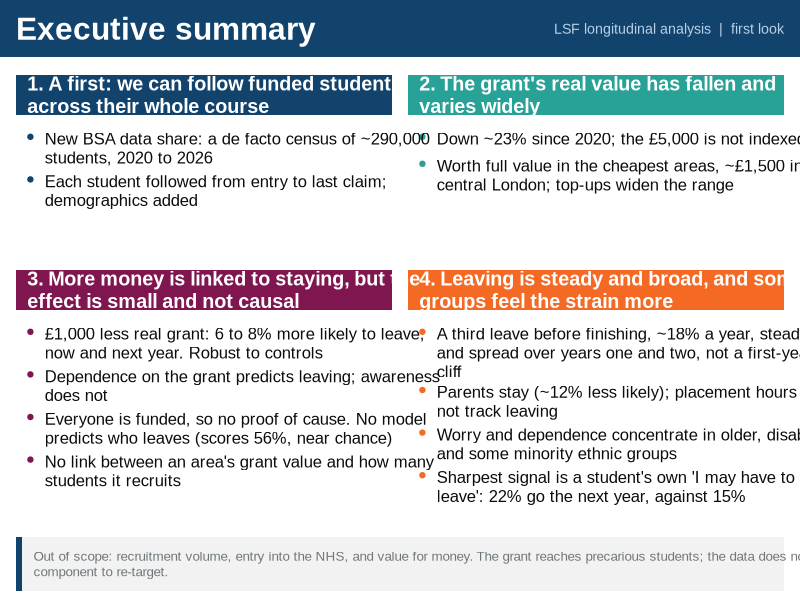

Reproduce this figure in R.
# ===========================================================================
# exec_summary_slide.R
# Renders the LSF executive summary as a 16:9 slide PNG (DHSC / GSS style).
# Dependencies: ggplot2 + stringr only. Save the PNG, drop it into PowerPoint.
#   source("exec_summary_slide.R")  ->  writes exec_summary.png
# ===========================================================================
suppressMessages({ library(ggplot2); library(stringr) })

GBP <- "£"   # pound sign, built by escape so the source stays ASCII-safe

# ---- content ---------------------------------------------------------------
ideas <- list(
  list(n="1", col="#12436D",
       head="A first: we can follow funded students across their whole course",
       bul=c(
         paste0("New BSA data share: a de facto census of ~290,000 students, 2020 to 2026"),
         "Each student followed from entry to last claim; demographics added")),
  list(n="2", col="#28A197",
       head="The grant's real value has fallen and varies widely",
       bul=c(
         paste0("Down ~23% since 2020; the ", GBP, "5,000 is not indexed"),
         paste0("Worth full value in the cheapest areas, ~", GBP, "1,500 in central London; top-ups widen the range"))),
  list(n="3", col="#801650",
       head="More money is linked to staying, but the effect is small and not causal",
       bul=c(
         paste0(GBP, "1,000 less real grant: 6 to 8% more likely to leave, now and next year. Robust to controls"),
         "Dependence on the grant predicts leaving; awareness does not",
         "Everyone is funded, so no proof of cause. No model predicts who leaves (scores 56%, near chance)",
         "No link between an area's grant value and how many students it recruits")),
  list(n="4", col="#F46A25",
       head="Leaving is steady and broad, and some groups feel the strain more",
       bul=c(
         "A third leave before finishing, ~18% a year, steady and spread over years one and two, not a first-year cliff",
         "Parents stay (~12% less likely); placement hours do not track leaving",
         "Worry and dependence concentrate in older, disabled and some minority ethnic groups",
         "Sharpest signal is a student's own 'I may have to leave': 22% go the next year, against 15%"))
)
scope <- paste0("Out of scope: recruitment volume, entry into the NHS, and value for money. ",
                "The grant reaches precarious students; the data does not say which component to re-target.")

ink <- "#0B0C0C"; grey <- "#6F777B"

# ---- layout engine ---------------------------------------------------------
# two flowing columns on a 0-100 canvas. Left = ideas 1,3; right = ideas 2,4
# (six bullets each, so the columns balance). Title band + scope footer.
columns <- list(
  list(x0=2,  x1=49, ideas=c(1,3)),
  list(x0=51, x1=98, ideas=c(2,4))
)

rects <- data.frame(); pts <- data.frame(); txt <- data.frame()
WRAP   <- 54          # wrap width in characters for bullets
LH     <- 2.6         # y-units per wrapped text line
HEAD_H <- 6.6         # header bar height
TOP    <- 87.5        # top of the content area
IDEA_GAP <- 3.0       # gap between stacked ideas
BUL_GAP  <- 1.9       # gap between bullets
FOOT_TOP <- 12.5      # bottom content must clear this; footer sits below

ROW2 <- 55            # fixed top for the second idea in each column, so headers align

for (col in columns) {
  y <- TOP
  ri <- 0
  for (k in col$ideas) {
    ri <- ri + 1
    if (ri == 2) y <- ROW2            # align the lower headers across columns
    a <- ideas[[k]]
    # header bar
    rects <- rbind(rects, data.frame(xmin=col$x0, xmax=col$x1, ymin=y-HEAD_H, ymax=y, fill=a$col))
    hd <- str_wrap(paste0(a$n, ".  ", a$head), width = 44)
    txt <- rbind(txt, data.frame(x=col$x0+1.4, y=y-HEAD_H/2, label=hd, col="white",
                                 size=5.0, face="bold", hjust=0, vjust=0.5, family="Arial"))
    y <- y - HEAD_H - 3.0
    # bullets
    for (b in a$bul) {
      w  <- str_wrap(b, width = WRAP)
      nl <- length(strsplit(w, "\n")[[1]])
      pts <- rbind(pts, data.frame(x=col$x0+1.8, y=y-0.7, col=a$col))
      txt <- rbind(txt, data.frame(x=col$x0+3.6, y=y, label=w, col=ink,
                                   size=4.2, face="plain", hjust=0, vjust=1, family="Arial"))
      y <- y - nl*LH - BUL_GAP
    }
    y <- y - IDEA_GAP
  }
}

# scope footer: padded grey box with a dark-blue accent bar, text centred
rects <- rbind(rects, data.frame(xmin=2, xmax=98, ymin=1.5, ymax=10.5, fill="#F2F2F2"))
rects <- rbind(rects, data.frame(xmin=2, xmax=2.7, ymin=1.5, ymax=10.5, fill="#12436D"))
txt   <- rbind(txt, data.frame(x=4.2, y=6, label=str_wrap(scope, width=150), col=grey,
                               size=3.4, face="plain", hjust=0, vjust=0.5, family="Arial"))

# ---- draw ------------------------------------------------------------------
p <- ggplot() +
  # title band
  annotate("rect", xmin=0, xmax=100, ymin=90.5, ymax=100, fill="#12436D") +
  annotate("text", x=2, y=95.2, label="Executive summary", hjust=0, vjust=0.5,
           colour="white", fontface="bold", size=8, family="Arial") +
  annotate("text", x=98, y=95.2, label="LSF longitudinal analysis  |  first look",
           hjust=1, vjust=0.5, colour="#B8D0E6", size=3.6, family="Arial") +
  geom_rect(data=rects, aes(xmin=xmin, xmax=xmax, ymin=ymin, ymax=ymax, fill=I(fill))) +
  geom_point(data=pts, aes(x=x, y=y, colour=I(col)), size=1.5) +
  geom_text(data=txt, aes(x=x, y=y, label=label, colour=I(col), size=I(size),
                          fontface=face, hjust=hjust, vjust=vjust, family=family),
            lineheight=0.95) +
  scale_x_continuous(limits=c(0,100), expand=c(0,0)) +
  scale_y_continuous(limits=c(0,100), expand=c(0,0)) +
  theme_void() + theme(plot.margin=margin(0,0,0,0))

ggsave("exec_summary.png", p, width=13.33, height=7.5, units="in", dpi=200, bg="white")
cat("wrote exec_summary.png\n")
